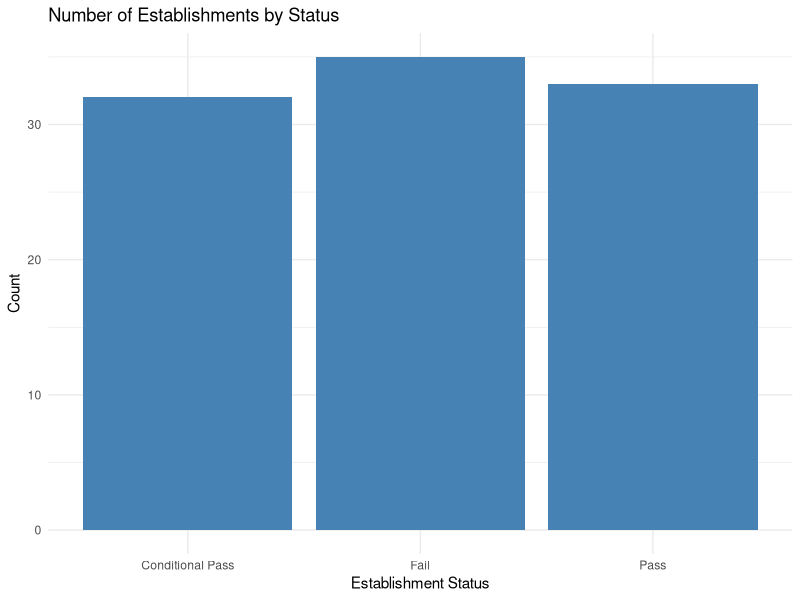
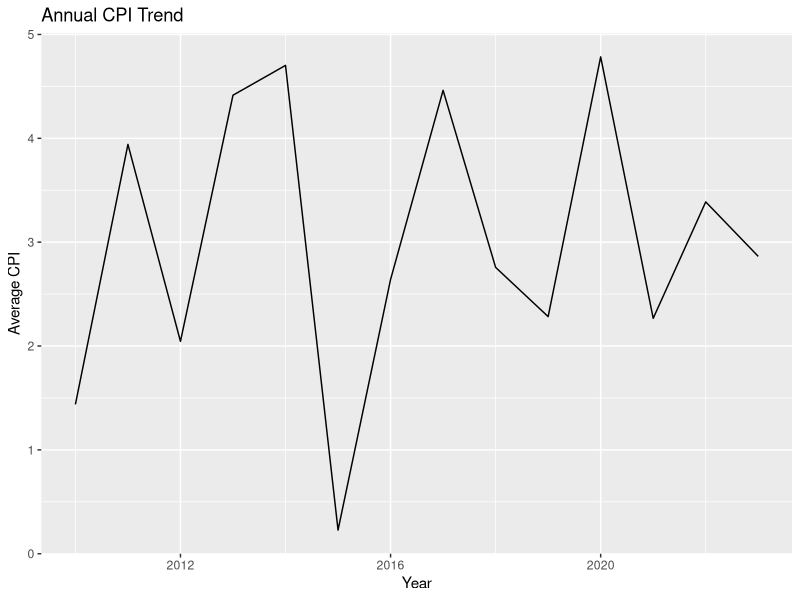

The R script that drew these images, in order:
#### Preamble ####
# Purpose: Tests whether dataset can operate normally
# Author: Tianen (Evan) Hao
# Date: 15 January 2024
# Contact: evan4830@gmail.com
# License: MIT
# Pre-requisites: R 4.3.2


#### Test dinesafe data ####
library(tidyverse)

# Use the simulated DineSafe data set
set.seed(123)
simulated_dataset <- tibble(
  `Establishment ID` = 1:100,
  `Establishment Name` = paste("Establishment", 1:100),
  `Establishment Status` = sample(c("Pass", "Conditional Pass", "Fail"), 100, replace = TRUE),
  `Inspection Date` = sample(seq(as.Date('2021-01-01'), as.Date('2021-12-31'), by="day"), 100),
  `Infractions` = sample(0:5, 100, replace = TRUE)
)

# Test if 'Establishment Status' contains specific categories
all(c("Pass", "Conditional Pass", "Fail") %in% simulated_dataset$`Establishment Status`)

# Test the range of dates in 'Inspection Date'
simulated_dataset$`Inspection Date` |> min() >= as.Date('2021-01-01')
simulated_dataset$`Inspection Date` |> max() <= as.Date('2021-12-31')

# Test the range of values in 'Infractions'
simulated_dataset$Infractions |> min() >= 0
simulated_dataset$Infractions |> max() <= 5

# Test the class of 'Establishment ID'
simulated_dataset$`Establishment ID` |> class() == "integer"

# Some extra test
status_count <- simulated_dataset %>%
  group_by(`Establishment Status`) %>%
  summarize(Count = n())

ggplot(status_count, aes(x = `Establishment Status`, y = Count)) +
  geom_bar(stat = "identity", fill = "steelblue") +
  theme_minimal() +
  labs(title = "Number of Establishments by Status",
       x = "Establishment Status", y = "Count")

library(dplyr)

inspection_summary <- simulated_dataset %>%
  group_by(`Establishment Status`) %>%
  summarise(Count = n()) %>%
  mutate(Percentage = (Count / sum(Count)) * 100)

print(inspection_summary)


#### Test Toronto's Dashboard Key Indicators data set####

library(dplyr)
library(tibble)

# Use the simulated Toronto's Dashboard Key Indicators data set
set.seed(123)

cpi_data <- tibble(
  Year = 2010:2023, 
  Average_CPI = runif(length(Year), min = 0, max = 5) 
)

print(cpi_data)

# Test the range of years
cpi_data$Year |> min() == 2010
cpi_data$Year |> max() == 2023

# Test if Average_CPI values are within a specified range
cpi_data$Average_CPI |> min() >= 0
cpi_data$Average_CPI |> max() <= 5

# Test the class of Year and Average_CPI columns
cpi_data$Year |> class() == "integer"
cpi_data$Average_CPI |> class() == "numeric"

# Some extra test
library(ggplot2)

ggplot(cpi_data, aes(x = Year, y = Average_CPI)) +
  geom_line() +
  labs(title = "Annual CPI Trend", x = "Year", y = "Average CPI")

cpi_data <- cpi_data %>%
  mutate(Growth_Rate = (Average_CPI - lag(Average_CPI)) / lag(Average_CPI))

print(cpi_data)

model <- lm(Average_CPI ~ Year, data = cpi_data)
summary(model)

future_years <- tibble(Year = 2024:2030)
predictions <- predict(model, newdata = future_years)
future_cpi <- bind_cols(future_years, tibble(Average_CPI = predictions))

print(future_cpi)


